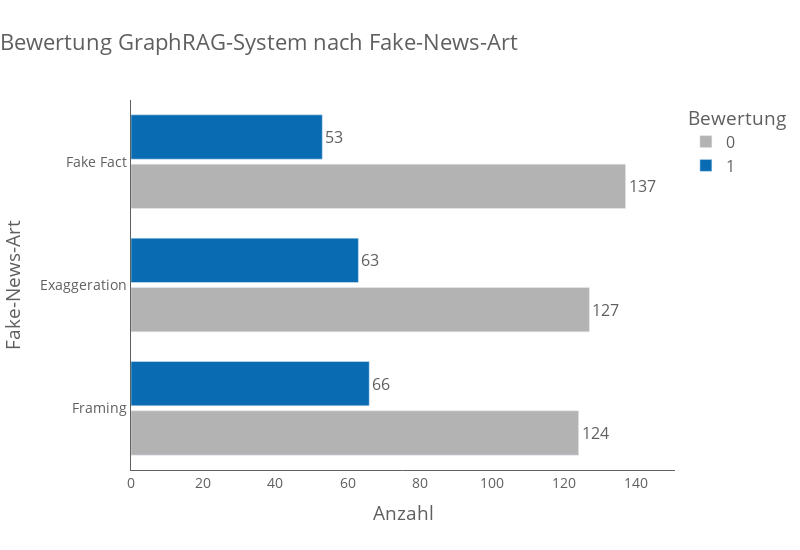

The notebook cell this image was saved under:
### Markdown cell above
**Schaubild zu der Häufigkeit der Bewertungsausprägungen im GraphRAG-System, aufgeschlüsselt nach Fake News Arten:**

### Code cell
# Diagramm für GraphRAG System

df_graph_sorted = df_graph.sort_values(by="anzahl", ascending=False)
max_val_graph = df_graph["anzahl"].max()

fig_graph = px.bar(
    df_graph_sorted,
    y="fake_news_art",
    x="anzahl",
    color="bewertung",
    color_discrete_map=color_map,
    barmode="group",
    title="Bewertung GraphRAG-System nach Fake-News-Art",
    text="anzahl",
    orientation="h",
    category_orders={"fake_news_art": ["Fake Fact", "Exaggeration", "Framing"]}
)


fig_graph.update_layout(
    title=dict(text=fig_graph.layout.title.text, x=0, xanchor='left'),
    bargroupgap=0.1,
    xaxis_title="Anzahl",  
    yaxis_title="Fake-News-Art",
    **layout_kwargs
)

fig_graph.update_xaxes(
    showgrid=False,       
    showline=True,   
    linecolor='#5F5F5F',  
    range=[0, max_val_graph * 1.1],
    **xaxis_kwargs
)

fig_graph.update_yaxes(
    showgrid=False,       
    showline=True,        
    linecolor='#5F5F5F',
    **yaxis_kwargs
)

fig_graph.update_traces(textposition="outside")

### Figure 1 — Plotly figure (JSON) as saved in the notebook; plotly's stock layout.template omitted (floating-point values rounded to 4 significant figures)
{"data": [{"alignmentgroup": "True", "hovertemplate": "bewertung=0<br>anzahl=%{text}<br>fake_news_art=%{y}<extra></extra>", "legendgroup": "0", "marker": {"color": "#B3B3B3", "pattern": {"shape": ""}}, "name": "0", "offsetgroup": "0", "orientation": "h", "showlegend": true, "text": [137.0, 127.0, 124.0], "textposition": "outside", "type": "bar", "x": [137, 127, 124], "xaxis": "x", "y": ["Fake Fact", "Exaggeration", "Framing"], "yaxis": "y"}, {"alignmentgroup": "True", "hovertemplate": "bewertung=1<br>anzahl=%{text}<br>fake_news_art=%{y}<extra></extra>", "legendgroup": "1", "marker": {"color": "#096CB3", "pattern": {"shape": ""}}, "name": "1", "offsetgroup": "1", "orientation": "h", "showlegend": true, "text": [66.0, 63.0, 53.0], "textposition": "outside", "type": "bar", "x": [66, 63, 53], "xaxis": "x", "y": ["Framing", "Exaggeration", "Fake Fact"], "yaxis": "y"}], "layout": {"bargroupgap": 0.1, "barmode": "group", "font": {"color": "#5F5F5F", "size": 16}, "height": 550, "legend": {"title": {"text": "Bewertung"}, "tracegroupgap": 0}, "margin": {"t": 100}, "paper_bgcolor": "white", "plot_bgcolor": "white", "title": {"font": {"color": "#5F5F5F", "size": 22}, "text": "Bewertung GraphRAG-System nach Fake-News-Art", "x": 0, "xanchor": "left"}, "width": 800, "xaxis": {"anchor": "y", "domain": [0, 1], "linecolor": "#5F5F5F", "range": [0, 150.7], "showgrid": false, "showline": true, "tickfont": {"size": 14}, "ticks": "", "title": {"text": "Anzahl"}}, "yaxis": {"anchor": "x", "categoryarray": ["Framing", "Exaggeration", "Fake Fact"], "categoryorder": "array", "domain": [0, 1], "gridcolor": "lightgrey", "linecolor": "#5F5F5F", "showgrid": false, "showline": true, "tickfont": {"size": 14}, "ticks": "", "title": {"text": "Fake-News-Art"}}}}
